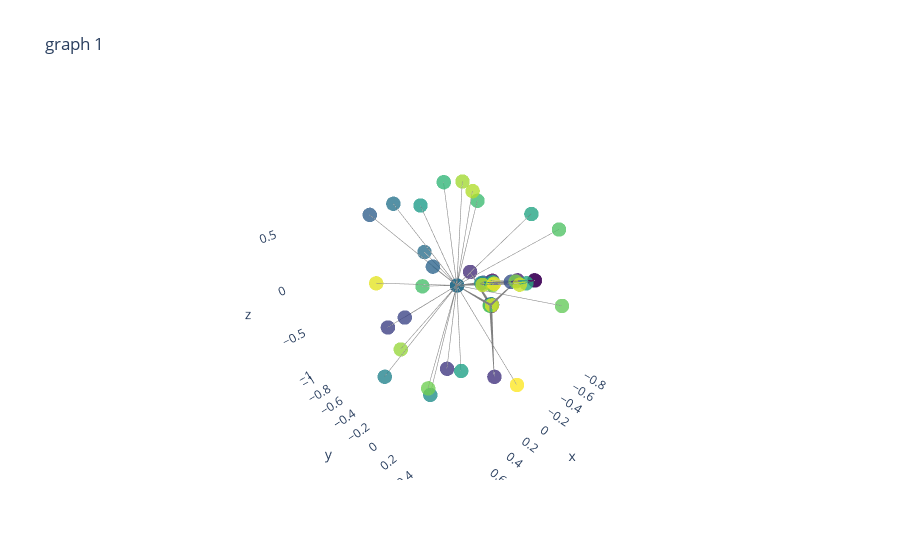
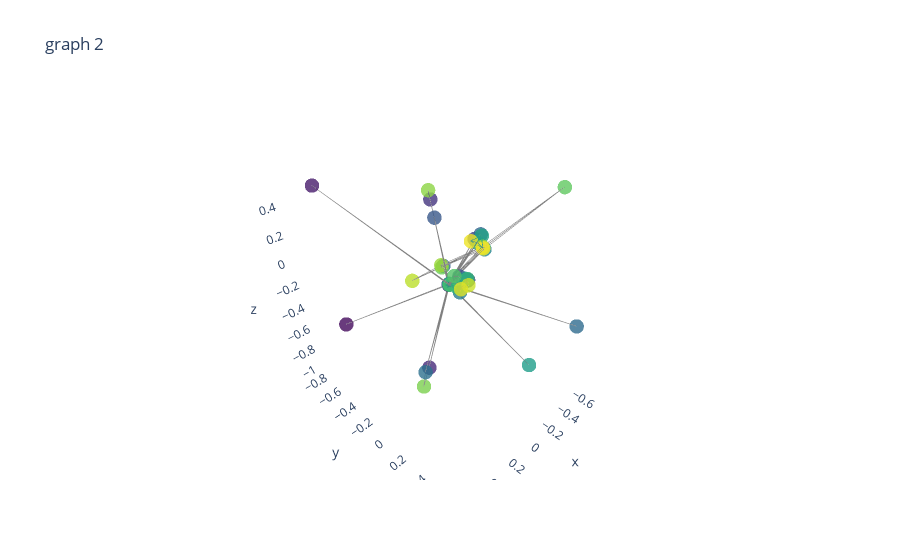
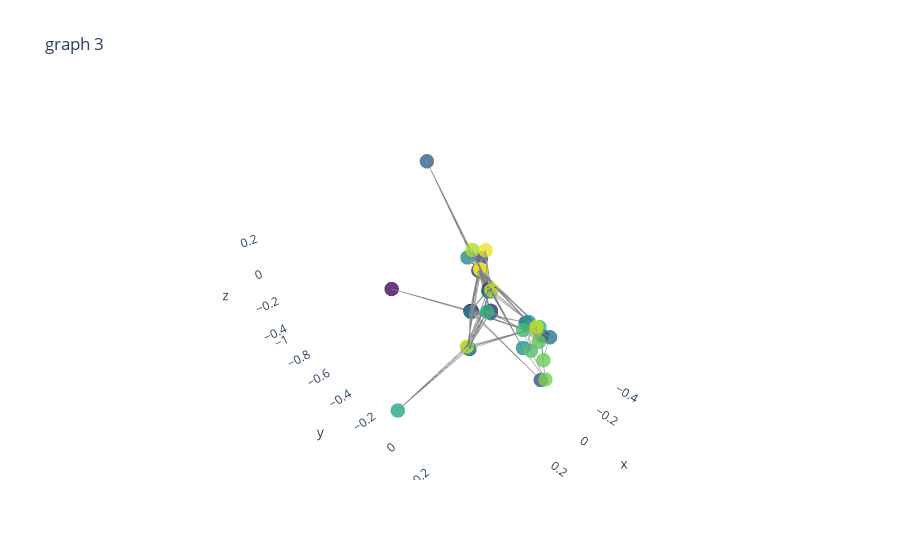

The code cell stored with these charts, in order, in its notebook:
### Code cell
leiden_countries = detect_communities_leiden(country_graph)

for i in range (len(leiden_countries)):
    graph = create_atlas_graph(leiden_countries[i])
    visualize_static_graph(graph, "graph %i"%(i+1))

leiden_cities = detect_communities_leiden(city_graph)

for i in range (len(leiden_cities)):
    graph = create_atlas_graph(leiden_cities[i])
    visualize_static_graph(graph, "graph %i"%(i+1))
